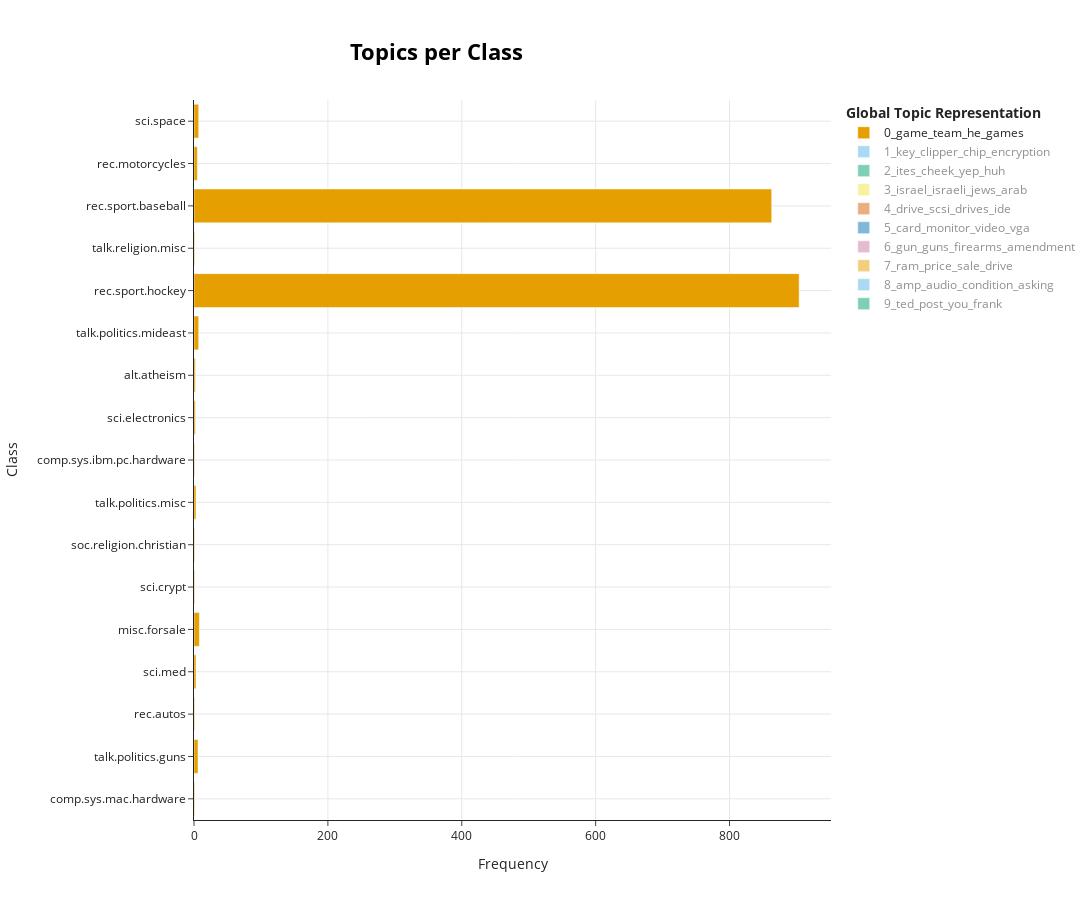

The notebook cell this image was saved under:
### Code cell
topic_model.visualize_topics_per_class(topics_per_class, top_n_topics=10)

### Figure 1 — Plotly figure (JSON) as saved in the notebook; plotly's stock layout.template omitted (floating-point values rounded to 4 significant figures)
{"data": [{"hoverinfo": "text", "hovertext": ["<b>Topic 0</b><br>Words: jcssageccpurdueedu, oooo, stalnaker, pureesageccjcs, ernest", "<b>Topic 0</b><br>Words: jets, phill, ratings, he, kruschev", "<b>Topic 0</b><br>Words: execs, opel, stealing, vw, lopez", "<b>Topic 0</b><br>Words: dominant, dominance, cross, eye, study", "<b>Topic 0</b><br>Words: contains, tickets, nervous, night, stamps", "<b>Topic 0</b><br>Words: ticket, v4, v5, magnitude, complicated", "<b>Topic 0</b><br>Words: sturm, doug, familiar, anyone, with", "<b>Topic 0</b><br>Words: sf, fans, admitted, liechenstein, nationsta", "<b>Topic 0</b><br>Words: quinea, papua, translation, buying, seriously", "<b>Topic 0</b><br>Words: soccer, conference, philcmacseemcgillca, chicago, 45th", "<b>Topic 0</b><br>Words: conner, beautiful, bravo, bill, johnson", "<b>Topic 0</b><br>Words: prisoners, sections, stones, pitchers, ketziot", "<b>Topic 0</b><br>Words: game, team, hockey, games, 25", "<b>Topic 0</b><br>Words: hoffer, mentions, fanatic, noone, anymore", "<b>Topic 0</b><br>Words: game, he, team, games, year", "<b>Topic 0</b><br>Words: cdw2tdayhoffmedvirginiaedu, adventurism, foriegnpolicy, c5px3nkw0murdochaccvirginiaedu, booths", "<b>Topic 0</b><br>Words: philosopher, station, clementine, influential, plato"], "marker": {"color": "#E69F00"}, "name": "0_game_team_he_games", "orientation": "h", "type": "bar", "visible": true, "x": [1, 6, 1, 3, 8, 1, 1, 3, 1, 2, 2, 7, 904, 1, 863, 5, 7], "y": ["comp.sys.mac.hardware", "talk.politics.guns", "rec.autos", "sci.med", "misc.forsale", "sci.crypt", "soc.religion.christian", "talk.politics.misc", "comp.sys.ibm.pc.hardware", "sci.electronics", "alt.atheism", "talk.politics.mideast", "rec.sport.hockey", "talk.religion.misc", "rec.sport.baseball", "rec.motorcycles", "sci.space"]}, {"hoverinfo": "text", "hovertext": ["<b>Topic 1</b><br>Words: info, rewards, npr, secure, public", "<b>Topic 1</b><br>Words: prizms, lloking, lterature, lsi, prizm", "<b>Topic 1</b><br>Words: ssn, whoa, smoking, foods, eh", "<b>Topic 1</b><br>Words: typos, hooks, greetings, al, clipper", "<b>Topic 1</b><br>Words: key, clipper, chip, encryption, keys", "<b>Topic 1</b><br>Words: initiative, wiretapping, urge, wellknown, clintons", "<b>Topic 1</b><br>Words: phonecard, cardphone, rulesregulationslaws, rcstage1urctuenl, klemans", "<b>Topic 1</b><br>Words: keys, mathew, broadcasting, impropriety, government", "<b>Topic 1</b><br>Words: monitoring, balkanmideast, peacenet, igcs, beijing", "<b>Topic 1</b><br>Words: mirables, uncorroborated, kgbatf, cote, damned", "<b>Topic 1</b><br>Words: publish, moeny, karamankars, scoriates, conically", "<b>Topic 1</b><br>Words: brilliant, flaw, sign, seriously, shown"], "marker": {"color": "#56B4E9"}, "name": "1_key_clipper_chip_encryption", "orientation": "h", "type": "bar", "visible": "legendonly", "x": [4, 1, 1, 1, 591, 6, 3, 3, 1, 2, 2, 1], "y": ["talk.politics.guns", "rec.autos", "sci.med", "misc.forsale", "sci.crypt", "talk.politics.misc", "sci.electronics", "alt.atheism", "talk.politics.mideast", "talk.religion.misc", "sci.space", "comp.graphics"]}, {"hoverinfo": "text", "hovertext": ["<b>Topic 2</b><br>Words: art, each, ites, cheek, yep", "<b>Topic 2</b><br>Words: ites, cheek, yep, huh, ken", "<b>Topic 2</b><br>Words: ites, cheek, yep, huh, ken", "<b>Topic 2</b><br>Words: ites, cheek, yep, huh, ken", "<b>Topic 2</b><br>Words: ites, cheek, yep, huh, ken", "<b>Topic 2</b><br>Words: ken, ites, cheek, yep, huh", "<b>Topic 2</b><br>Words: ites, cheek, yep, huh, ken", "<b>Topic 2</b><br>Words: ites, cheek, yep, huh, ken", "<b>Topic 2</b><br>Words: ites, cheek, yep, huh, ken", "<b>Topic 2</b><br>Words: ites, cheek, yep, huh, ken", "<b>Topic 2</b><br>Words: ites, cheek, yep, huh, ken", "<b>Topic 2</b><br>Words: ites, cheek, yep, huh, ken", "<b>Topic 2</b><br>Words: ites, cheek, yep, huh, ken", "<b>Topic 2</b><br>Words: ites, cheek, yep, huh, ken", "<b>Topic 2</b><br>Words: ites, cheek, yep, huh, ken", "<b>Topic 2</b><br>Words: why, ites, cheek, yep, huh", "<b>Topic 2</b><br>Words: ites, cheek, yep, huh, ken", "<b>Topic 2</b><br>Words: yep, huh, ites, cheek, ken", "<b>Topic 2</b><br>Words: ites, cheek, yep, huh, ken", "<b>Topic 2</b><br>Words: ites, cheek, yep, huh, ken"], "marker": {"color": "#009E73"}, "name": "2_ites_cheek_yep_huh", "orientation": "h", "type": "bar", "visible": "legendonly", "x": [36, 24, 55, 30, 38, 17, 29, 22, 19, 18, 26, 20, 21, 24, 23, 38, 6, 29, 32, 18], "y": ["comp.sys.mac.hardware", "talk.politics.guns", "rec.autos", "sci.med", "comp.os.ms-windows.misc", "misc.forsale", "sci.crypt", "soc.religion.christian", "talk.politics.misc", "comp.sys.ibm.pc.hardware", "sci.electronics", "alt.atheism", "talk.politics.mideast", "rec.sport.hockey", "talk.religion.misc", "rec.sport.baseball", "comp.windows.x", "rec.motorcycles", "sci.space", "comp.graphics"]}, {"hoverinfo": "text", "hovertext": ["<b>Topic 3</b><br>Words: nazi, dodd, law, gca, jpfo", "<b>Topic 3</b><br>Words: jewish, speak, proselytism, jews, because", "<b>Topic 3</b><br>Words: hitler, antidefamation, nazis, israel, limbaugh", "<b>Topic 3</b><br>Words: intermediate, sockets, skip, bandwidth, hitler", "<b>Topic 3</b><br>Words: jews, antisemitism, sightseeing, casual, israel", "<b>Topic 3</b><br>Words: israel, israeli, jews, arab, jewish", "<b>Topic 3</b><br>Words: nazis, homosexuality, jews, roehm, christian", "<b>Topic 3</b><br>Words: 617, 2621915, 2671700, mutually, 40"], "marker": {"color": "#F0E442"}, "name": "3_israel_israeli_jews_arab", "orientation": "h", "type": "bar", "visible": "legendonly", "x": [6, 4, 9, 1, 15, 421, 12, 2], "y": ["talk.politics.guns", "soc.religion.christian", "talk.politics.misc", "sci.electronics", "alt.atheism", "talk.politics.mideast", "talk.religion.misc", "rec.sport.baseball"]}, {"hoverinfo": "text", "hovertext": ["<b>Topic 4</b><br>Words: drive, scsi, drives, disk, mac", "<b>Topic 4</b><br>Words: eisa, drive, isa, scsi, bus", "<b>Topic 4</b><br>Words: drive, scsi, disk, drives, controller", "<b>Topic 4</b><br>Words: 360k, disks, flipside, side, freebie", "<b>Topic 4</b><br>Words: drive, scsi, ide, drives, controller", "<b>Topic 4</b><br>Words: drive, smd, scsi, adapter, drives", "<b>Topic 4</b><br>Words: sysv, ths, linux, os, operating", "<b>Topic 4</b><br>Words: hippi, mbsec, maximum, model, faster"], "marker": {"color": "#D55E00"}, "name": "4_drive_scsi_drives_ide", "orientation": "h", "type": "bar", "visible": "legendonly", "x": [131, 19, 40, 1, 244, 7, 1, 1], "y": ["comp.sys.mac.hardware", "comp.os.ms-windows.misc", "misc.forsale", "sci.crypt", "comp.sys.ibm.pc.hardware", "sci.electronics", "comp.windows.x", "comp.graphics"]}, {"hoverinfo": "text", "hovertext": ["<b>Topic 5</b><br>Words: monitor, video, vga, card, monitors", "<b>Topic 5</b><br>Words: junk, replaced, models, stay, pretty", "<b>Topic 5</b><br>Words: card, drivers, driver, video, monitor", "<b>Topic 5</b><br>Words: monitor, card, video, vga, autocad", "<b>Topic 5</b><br>Words: emr, gibberish, shouldnt, monitor, difficult", "<b>Topic 5</b><br>Words: card, monitor, video, drivers, vga", "<b>Topic 5</b><br>Words: sync, monitor, card, monitors, video", "<b>Topic 5</b><br>Words: monitor, xfree86, monitors, card, svga", "<b>Topic 5</b><br>Words: card, vesa, video, mode, vga"], "marker": {"color": "#0072B2"}, "name": "5_card_monitor_video_vga", "orientation": "h", "type": "bar", "visible": "legendonly", "x": [82, 1, 80, 22, 1, 144, 13, 6, 75], "y": ["comp.sys.mac.hardware", "rec.autos", "comp.os.ms-windows.misc", "misc.forsale", "sci.crypt", "comp.sys.ibm.pc.hardware", "sci.electronics", "comp.windows.x", "comp.graphics"]}, {"hoverinfo": "text", "hovertext": ["<b>Topic 6</b><br>Words: gun, guns, firearms, militia, amendment", "<b>Topic 6</b><br>Words: glove, gun, carrying, car, taunting", "<b>Topic 6</b><br>Words: gonorrhea, influenza, cdc, increased, gun", "<b>Topic 6</b><br>Words: amendment, arms, bear, militia, right", "<b>Topic 6</b><br>Words: vests, bulletproof, promote, usage, safe", "<b>Topic 6</b><br>Words: government, constitution, consensus, federalism, gun", "<b>Topic 6</b><br>Words: nanaimo, columbia, tom, british, 6047533245", "<b>Topic 6</b><br>Words: acceptable, killing, risk, ideal, situtation", "<b>Topic 6</b><br>Words: benson, amendment, nay, threatens, talkpoliticsguns", "<b>Topic 6</b><br>Words: 357, gun, guns, commie, threat", "<b>Topic 6</b><br>Words: citizens, gun, arrest, cops, judgejurys"], "marker": {"color": "#CC79A7"}, "name": "6_gun_guns_firearms_amendment", "orientation": "h", "type": "bar", "visible": "legendonly", "x": [281, 10, 1, 17, 1, 9, 1, 1, 1, 11, 8], "y": ["talk.politics.guns", "rec.autos", "sci.med", "sci.crypt", "soc.religion.christian", "talk.politics.misc", "sci.electronics", "alt.atheism", "talk.politics.mideast", "talk.religion.misc", "rec.motorcycles"]}, {"hoverinfo": "text", "hovertext": ["<b>Topic 7</b><br>Words: os, mac, ram, 32, ibm", "<b>Topic 7</b><br>Words: totalled, miata, dell, 10k, rumor", "<b>Topic 7</b><br>Words: mailorder, library, clip, art, eps", "<b>Topic 7</b><br>Words: sale, ram, drive, shipping, price", "<b>Topic 7</b><br>Words: monitor, gateway, mb, card, ram", "<b>Topic 7</b><br>Words: 205, 256k, 64100, mono, databooks", "<b>Topic 7</b><br>Words: pages, 3495, copyr, vol, manual", "<b>Topic 7</b><br>Words: 50, 10, 300, 20, 495"], "marker": {"color": "#E69F00"}, "name": "7_ram_price_sale_drive", "orientation": "h", "type": "bar", "visible": "legendonly", "x": [41, 1, 10, 135, 54, 7, 2, 7], "y": ["comp.sys.mac.hardware", "rec.autos", "comp.os.ms-windows.misc", "misc.forsale", "comp.sys.ibm.pc.hardware", "sci.electronics", "comp.windows.x", "comp.graphics"]}, {"hoverinfo": "text", "hovertext": ["<b>Topic 8</b><br>Words: 650, 2ci, curious, auditory, hd", "<b>Topic 8</b><br>Words: radiotape, ostrand, unit, offtheshelf, thermostat", "<b>Topic 8</b><br>Words: condition, asking, stereo, sale, amp", "<b>Topic 8</b><br>Words: amp, audio, output, adcom, amplifier", "<b>Topic 8</b><br>Words: distortion, tubes, transistors, wasteheat, tvs", "<b>Topic 8</b><br>Words: projector, kimdrpiedu, cdtv, sale, 8mm"], "marker": {"color": "#56B4E9"}, "name": "8_amp_audio_condition_asking", "orientation": "h", "type": "bar", "visible": "legendonly", "x": [3, 2, 116, 47, 4, 2], "y": ["comp.sys.mac.hardware", "rec.autos", "misc.forsale", "sci.electronics", "sci.space", "comp.graphics"]}, {"hoverinfo": "text", "hovertext": ["<b>Topic 9</b><br>Words: freeman, fr, satura, awesley, smith", "<b>Topic 9</b><br>Words: hahahahahahahahahahaha, laughed, ages, joke, mouth", "<b>Topic 9</b><br>Words: meme, ro, steve, flame, sneering", "<b>Topic 9</b><br>Words: clarkies, clarkuedu, wondeing, beard, resemblance", "<b>Topic 9</b><br>Words: andy, ken, tell, again, us", "<b>Topic 9</b><br>Words: sternlight, david, putz, flame, immature", "<b>Topic 9</b><br>Words: qualms, post, someone, deluging, contriversy", "<b>Topic 9</b><br>Words: ted, frank, teel, post, 0600", "<b>Topic 9</b><br>Words: maddi, nickname, nicknames, post, bobby", "<b>Topic 9</b><br>Words: you, human, rights, posts, your", "<b>Topic 9</b><br>Words: roger, moderated, say, smileys, yourself", "<b>Topic 9</b><br>Words: sadden, narrowmindedness, post, ignorance, kaflowitz", "<b>Topic 9</b><br>Words: bolick, frank, lazy, canseco, uh", "<b>Topic 9</b><br>Words: include, wittysaying, fancypseudographics, standarddisclaimer, salmon", "<b>Topic 9</b><br>Words: owners, disparagement, tony, pissing, piss", "<b>Topic 9</b><br>Words: smiley, joke, karla, kuiper, arbitron", "<b>Topic 9</b><br>Words: sexium, lars, madonna, archer, interactive"], "marker": {"color": "#009E73"}, "name": "9_ted_post_you_frank", "orientation": "h", "type": "bar", "visible": "legendonly", "x": [11, 4, 6, 3, 1, 9, 5, 12, 27, 23, 14, 13, 13, 2, 12, 16, 2], "y": ["talk.politics.guns", "rec.autos", "sci.med", "comp.os.ms-windows.misc", "misc.forsale", "sci.crypt", "soc.religion.christian", "talk.politics.misc", "alt.atheism", "talk.politics.mideast", "rec.sport.hockey", "talk.religion.misc", "rec.sport.baseball", "comp.windows.x", "rec.motorcycles", "sci.space", "comp.graphics"]}], "layout": {"height": 900, "hoverlabel": {"bgcolor": "white", "font": {"family": "Rockwell", "size": 16}}, "legend": {"title": {"text": "<b>Global Topic Representation"}}, "title": {"font": {"color": "Black", "size": 22}, "text": "<b>Topics per Class</b>", "x": 0.4, "xanchor": "center", "y": 0.95, "yanchor": "top"}, "width": 1250, "xaxis": {"showgrid": true, "title": {"text": "Frequency"}}, "yaxis": {"showgrid": true, "title": {"text": "Class"}}}}
